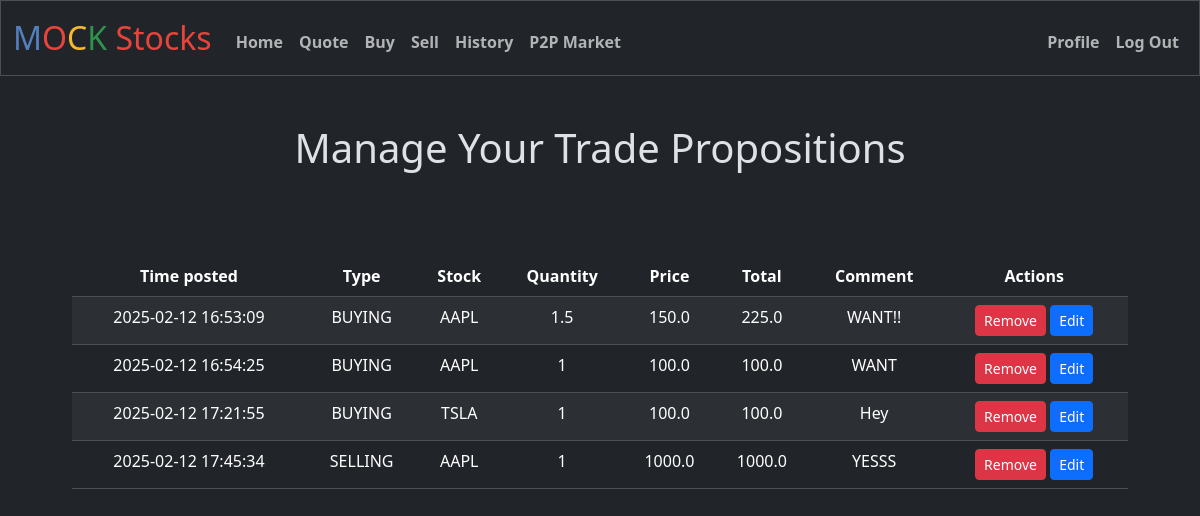
/managep2p (signed in), run on an earlier commit of the app's database.
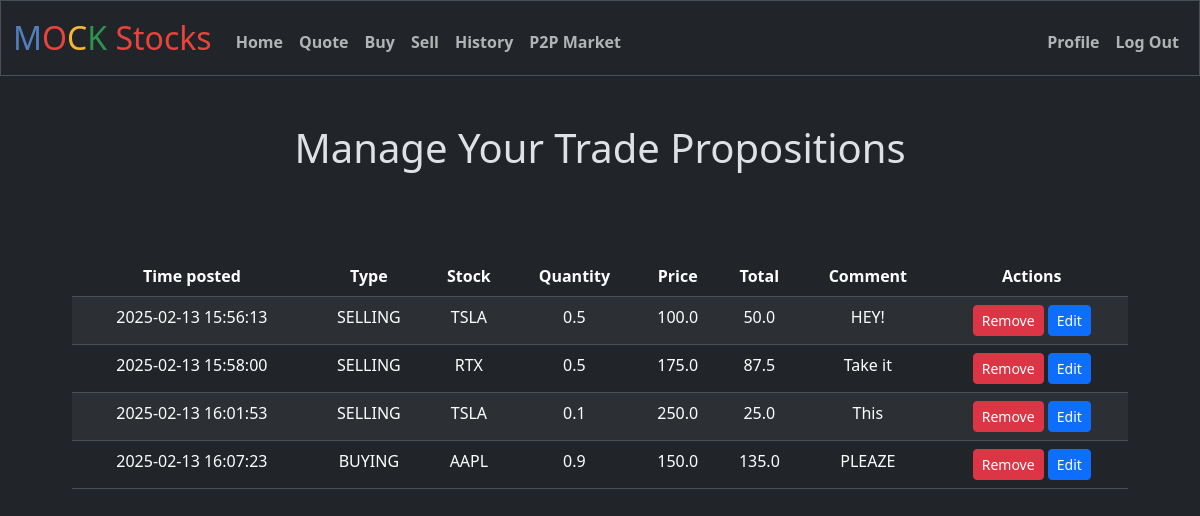
And on a later commit of the database.
### tables this page shows
CREATE TABLE p2p_market (
            p2p_id INTEGER PRIMARY KEY AUTOINCREMENT NOT NULL,
            time_posted DATETIME NOT NULL DEFAULT CURRENT_TIMESTAMP,
            stock_ticker TEXT NOT NULL,
            amount NUMERIC NOT NULL,
            price REAL NOT NULL,
            type TEXT NOT NULL,
            comment TEXT,
            user_id INTEGER NOT NULL,
            FOREIGN KEY (user_id) REFERENCES users(id)
        );

### app.py (the view, shortened to what this page needs)
@app.route("/managep2p", methods=["GET", "POST"])
@limiter.limit("60 per minute", methods=["POST"])
@login_required
def managep2p():
    user_id = session["user_id"]
    p2p_trades = execute_query("SELECT * FROM p2p_market WHERE user_id = ?", (user_id,))
    p2p_trades = [dict(p2p_trade) for p2p_trade in p2p_trades]
    for p2p_trade in p2p_trades:
        p2p_trade["time_posted"] = datetime.datetime.strptime(p2p_trade["time_posted"], "%Y-%m-%d %H:%M:%S.%f")
    return render_template("managep2p.html", p2p_trades=p2p_trades)

### app.py (called while the page is built)
@app.teardown_appcontext
def teardown_db(exception):
    close_db(exception)

@app.before_request
def manage_session():
    session.permanent = True
    if "device_id" not in session:
        session["device_id"] = request.cookies.get("device_id", str(uuid.uuid4()))
    if "user_id" in session:
        session.modified = True
    elif request.endpoint not in ["login", "register", "static"]:
        return redirect("/login")

@app.after_request
def after_request(response):
    response.headers["Cache-Control"] = "no-cache, no-store, must-revalidate"
    response.headers["Expires"] = 0
    response.headers["Pragma"] = "no-cache"
    return response

### database.py (called while the page is built)
def get_db_connection():
    if "db" not in g:
        g.db = sqlite3.connect(DATABASE)
        g.db.row_factory = sqlite3.Row  # Makes rows return as dictionaries
    return g.db

def execute_query(query, params=(), fetchone=False):
    db = get_db_connection()
    try:
        cursor = db.execute(query, params)
        if query.strip().upper().startswith(("INSERT", "UPDATE", "DELETE")):
            db.commit()
        if fetchone:
            result = cursor.fetchone()
            return [result] if result else []  # Wrap in a list if not None
        else:
            return cursor.fetchall()  # Already a list
    except sqlite3.Error as e:
        print(f"Database error: {e}")
        return []  # Return an empty list on error
    finally:
        cursor.close()  # Always close the cursor

### helpers.py (called while the page is built)
def login_required(f):
    @wraps(f)
    def decorated_function(*args, **kwargs):
        if session.get("user_id") is None:
            return redirect("/login")
        return f(*args, **kwargs)
    return decorated_function

### templates/managep2p.html (shortened to what this page needs)
{% extends "layout.html" %}
{% block main %}
    <h1 style="padding-bottom: 30px;">Manage Your Trade Propositions</h1>
    <div class="container" style="padding:30px">
        <table class="table table-striped mt-3">
            <thead>
                <tr>
                    <th>Time posted</th>
                    <th>Type</th>
                    <th>Stock</th>
                    <th>Quantity</th>
                    <th>Price</th>
                    <th>Total</th>
                    <th>Comment</th>
                    <th>Actions</th>
                </tr>
            </thead>
            <tbody>
                {% for trade in p2p_trades %}
                <tr>
                    <td>{{ trade.time_posted.strftime('%Y-%m-%d %H:%M:%S') }}</td>
                    <td>{{ trade.type }}</td>
                    <td>{{ trade.stock_ticker }}</td>
                    <td>{{ trade.amount }}</td>
                    <td>{{ trade.price }}</td>
                    <td>{{ trade.amount * trade.price }}</td>
                    <td>{{ trade.comment }}</td>
                    <td>
                        <button class="btn btn-danger btn-sm"
                            onclick="removeTrade('{{ trade.p2p_id }}', '{{ trade.stock_ticker }}', '{{ trade.amount }}', '{{ trade.price }}')">
                            Remove
                        </button>
                        <button class="btn btn-primary btn-sm"
                            onclick="editTrade('{{ trade.p2p_id }}', '{{ trade.stock_ticker }}', '{{ trade.amount }}', '{{ trade.price }}', '{{ trade.comment }}')">
                            Edit
                        </button>
                    </td>
                </tr>
                {% endfor %}
            </tbody>
        </table>
    </div>
{% endblock %}

### templates/layout.html (shortened to what this page needs)
<!DOCTYPE html>
<html lang="en" data-bs-theme="dark">
    <head>
        <link href="https://cdn.jsdelivr.net/npm/bootstrap@5.3.3/dist/css/bootstrap.min.css" rel="stylesheet">
        <link href="/static/styles.css" rel="stylesheet">
    </head>
    <body>
        <nav class="bg-dark border navbar navbar-expand-md navbar-light">
            <div class="container-fluid">
                <a class="navbar-brand" href="/"><span class="blue"/>M</span><span class="red">O</span><span class="yellow">C</span><span class="green">K</span> <span class="red">Stocks</span></a>
                <div class="collapse navbar-collapse" id="navbar">
                    {% if session["user_id"] %}
                        <ul class="navbar-nav me-auto mt-2">
                            <li class="nav-item"><a class="nav-link" href="/">Home</a></li>
                            <li class="nav-item"><a class="nav-link" href="/quote">Quote</a></li>
                            <li class="nav-item"><a class="nav-link" href="/buy">Buy</a></li>
                            <li class="nav-item"><a class="nav-link" href="/sell">Sell</a></li>
                            <li class="nav-item"><a class="nav-link" href="/history">History</a></li>
                            <li class="nav-item"><a class="nav-link" href="/p2p">P2P Market</a></li>
                        </ul>
                        <ul class="navbar-nav ms-auto mt-2">
                            <li class="nav-item"><a class="nav-link" href="/profile">Profile</a></li>
                            <li class="nav-item"><a class="nav-link" href="/logout">Log Out</a></li>
                        </ul>
                    {% else %}
                        <ul class="navbar-nav ms-auto mt-2">
                            <li class="nav-item"><a class="nav-link" href="/register">Register</a></li>
                            <li class="nav-item"><a class="nav-link" href="/login">Log In</a></li>
                        </ul>
                    {% endif %}
                </div>
            </div>
        </nav>
        <main class="container py-5 text-center">
            {% block main %}{% endblock %}
        </main>
    </body>
</html>

### static/styles.css (style rules this page uses)
nav .navbar-brand { font-size: xx-large; }
nav .navbar-brand .blue { color: #537fbe; }
nav .navbar-brand .red { color: #ea433b; }
nav .navbar-brand .yellow { color: #f5b82e; }
nav .navbar-brand .green { color: #2e944b; }
.nav-item { font-weight: bold; }

What changed in the data, as far as the page shows it:
removed p2p_market: time_posted "2025-02-12 16:53:09", type "BUYING", stock_ticker "AAPL", amount "1.5", price "150.0", trade.amount*trade.price "225.0", comment "WANT!!"
removed p2p_market: time_posted "2025-02-12 16:54:25", type "BUYING", stock_ticker "AAPL", amount "1", price "100.0", trade.amount*trade.price "100.0", comment "WANT"
removed p2p_market: time_posted "2025-02-12 17:21:55", type "BUYING", stock_ticker "TSLA", amount "1", price "100.0", trade.amount*trade.price "100.0", comment "Hey"
removed p2p_market: time_posted "2025-02-12 17:45:34", type "SELLING", stock_ticker "AAPL", amount "1", price "1000.0", trade.amount*trade.price "1000.0", comment "YESSS"
added p2p_market: time_posted "2025-02-13 15:56:13", type "SELLING", stock_ticker "TSLA", amount "0.5", price "100.0", trade.amount*trade.price "50.0", comment "HEY!"
added p2p_market: time_posted "2025-02-13 15:58:00", type "SELLING", stock_ticker "RTX", amount "0.5", price "175.0", trade.amount*trade.price "87.5", comment "Take it"
added p2p_market: time_posted "2025-02-13 16:01:53", type "SELLING", stock_ticker "TSLA", amount "0.1", price "250.0", trade.amount*trade.price "25.0", comment "This"
added p2p_market: time_posted "2025-02-13 16:07:23", type "BUYING", stock_ticker "AAPL", amount "0.9", price "150.0", trade.amount*trade.price "135.0", comment "PLEAZE"
